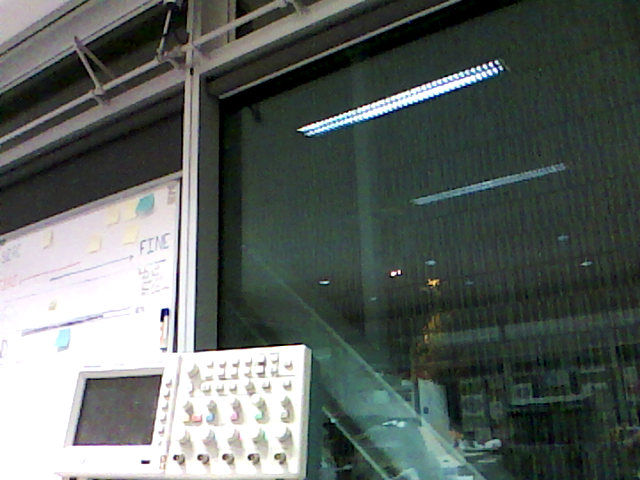
#> input picture Useful_Labs/colour/0005.png, 640 x 480 px, given in place of the camera
$ python hough_line.py
#> lines starting #> are read from the running program, lines starting #| are printed output that depends on the picture
# hough_line.py

import cv2
import numpy as np

cap = cv2.VideoCapture(0)  # Open the first camera connected to the computer.

# [4 lines left out: function nothing, not called in this run]

def houghP():
#    img_original = cv2.imread('../images/gundam.jpg')
    ret, img_original = cap.read()
#> img_original is the input picture: shape (480, 640, 3); mean B, G, R 95.7, 99.7, 92.1
    blur = cv2.GaussianBlur(img_original, (9,9), 0)
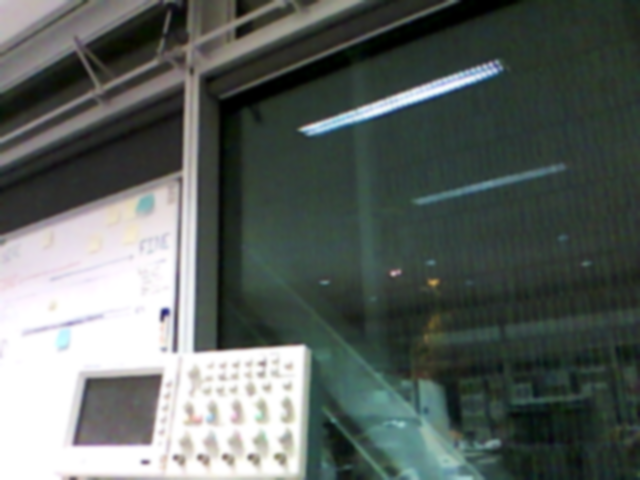
#> blur: shape (480, 640, 3); mean B, G, R 95.7, 99.7, 92.1
    gray = cv2.cvtColor(blur, cv2.COLOR_BGR2GRAY)
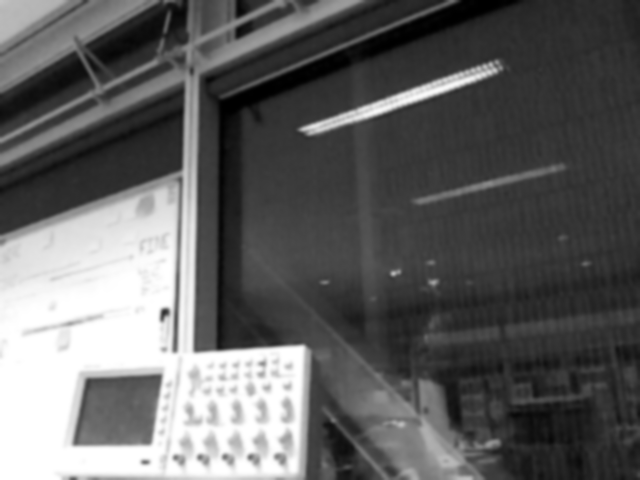
#> gray: shape (480, 640); min 0, max 255, mean 97

    cv2.namedWindow('Hough Line Transform')
    cv2.createTrackbar('Canny Threshold 1', 'Hough Line Transform', 0, 1200, nothing)
    cv2.createTrackbar('Canny Threshold 2', 'Hough Line Transform', 0, 1200, nothing)
    cv2.createTrackbar("Min Line Length", 'Hough Line Transform', 0, 100, nothing)
    cv2.createTrackbar("Max Line Gap", 'Hough Line Transform', 0, 100, nothing)

    while True:
        minLineLength = cv2.getTrackbarPos('Min Line Length', 'Hough Line Transform')
        maxLineGap = cv2.getTrackbarPos('Max Line Gap', 'Hough Line Transform')
        cannyThreshold1 = cv2.getTrackbarPos('Canny Threshold 1', 'Hough Line Transform')
        cannyThreshold2 = cv2.getTrackbarPos('Canny Threshold 2', 'Hough Line Transform')

        # Create a new copy of the original image for drawing on later.
        img = img_original.copy()
        # Use the Canny Edge Detector to find some edges.
        edges = cv2.Canny(gray, cannyThreshold1, cannyThreshold2)
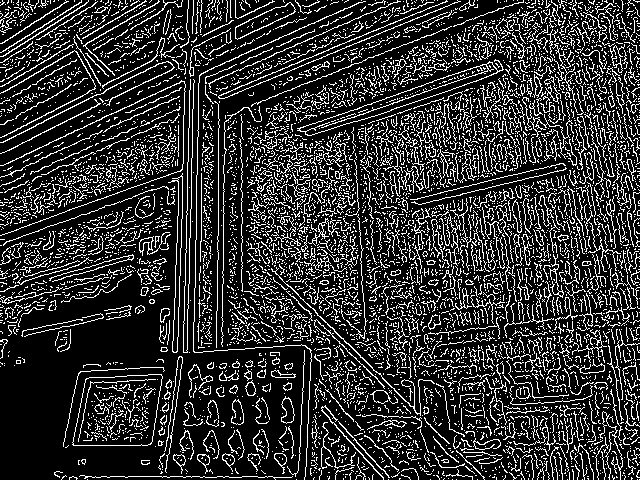
#> edges: shape (480, 640); 19.4% white in thin lines or dots
        # Attempt to detect straight lines in the edge detected image.
        lines = cv2.HoughLinesP(edges, 1, np.pi/180, 100, minLineLength=minLineLength, maxLineGap=maxLineGap)

        # For each line that was detected, draw it on the img.
        if lines is not None:
            for line in lines:
                for x1,y1,x2,y2 in line:
                    cv2.line(img,(x1,y1),(x2,y2),(0,255,0),2)
#> this loop made 12141 passes
#> line on passes 1 to 3: [[381, 376, 411, 406]], [[474, 311, 475, 312]], [[326, 163, 327, 164]]
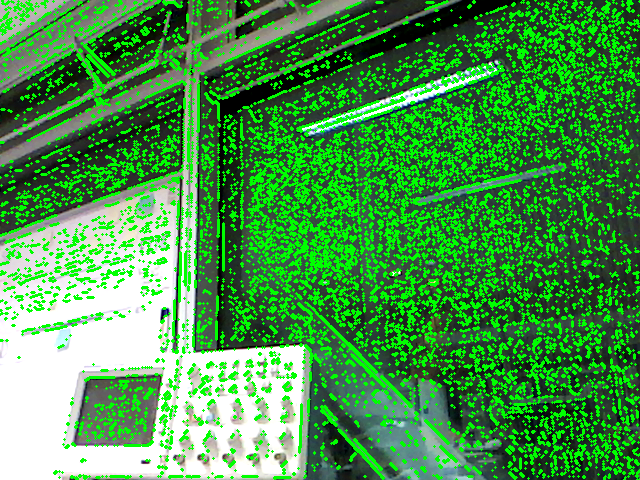
#> img: shape (480, 640, 3); mean B, G, R 74.2, 146.8, 71.9

        # Create a combined image of Hough Line Transform result and the Canny Line Detector result.
        combined = np.concatenate((img, cv2.cvtColor(edges, cv2.COLOR_GRAY2BGR)), axis=1)
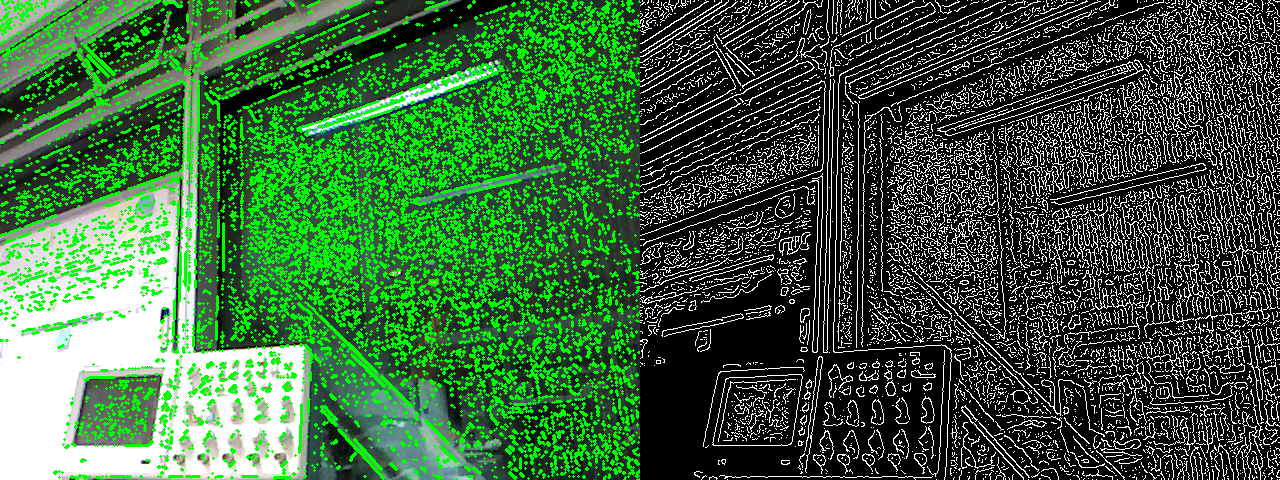
#> combined: shape (480, 1280, 3); mean B, G, R 61.9, 98.2, 60.7

        cv2.imshow('Hough Line Transform', combined)

        if cv2.waitKey(100) & 0xFF == ord('q'):
#> (key q is pressed here)
            cap.release()
            cv2.destroyAllWindows()
            break


# [48 lines left out: function houghNormal, not called in this run]


if __name__ == "__main__":
    houghP()
#     houghNormal()
